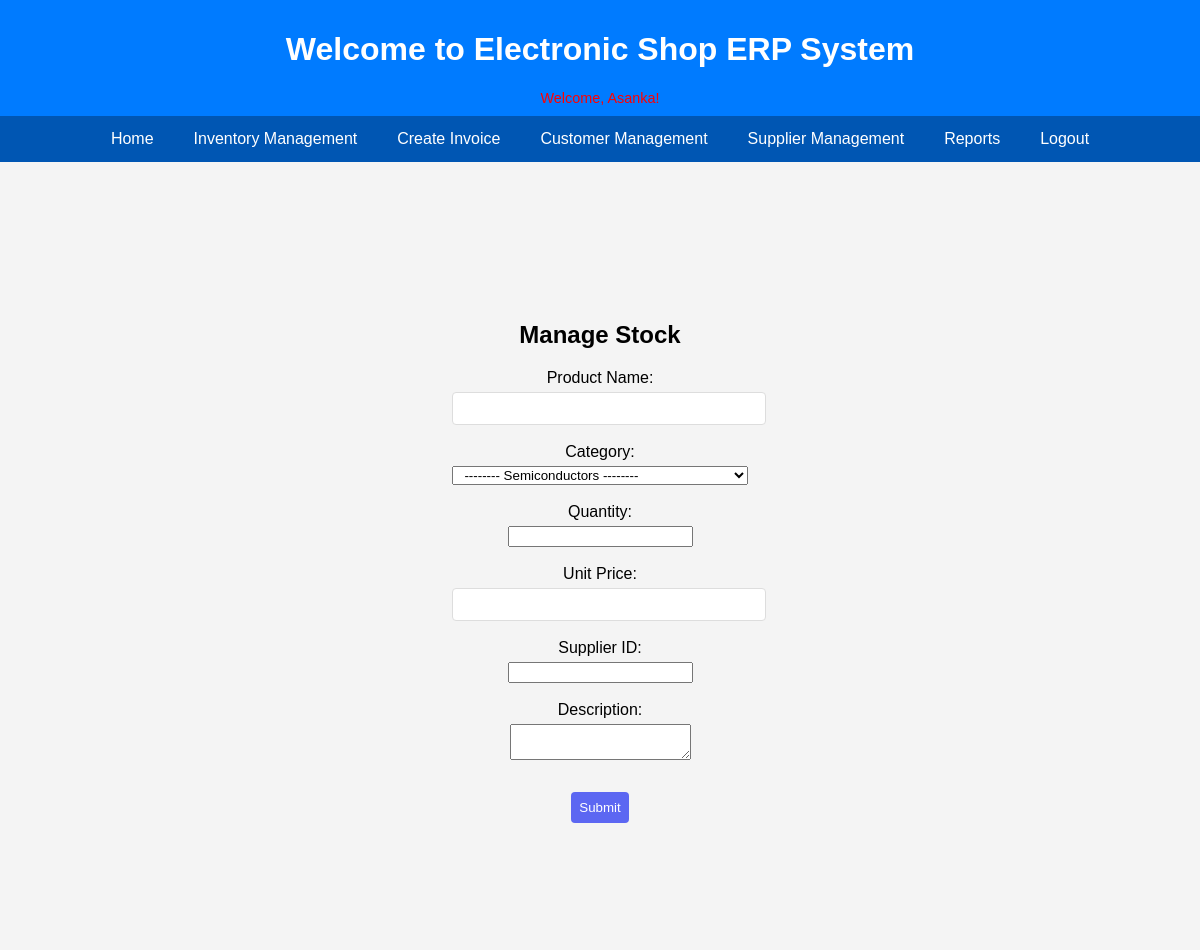
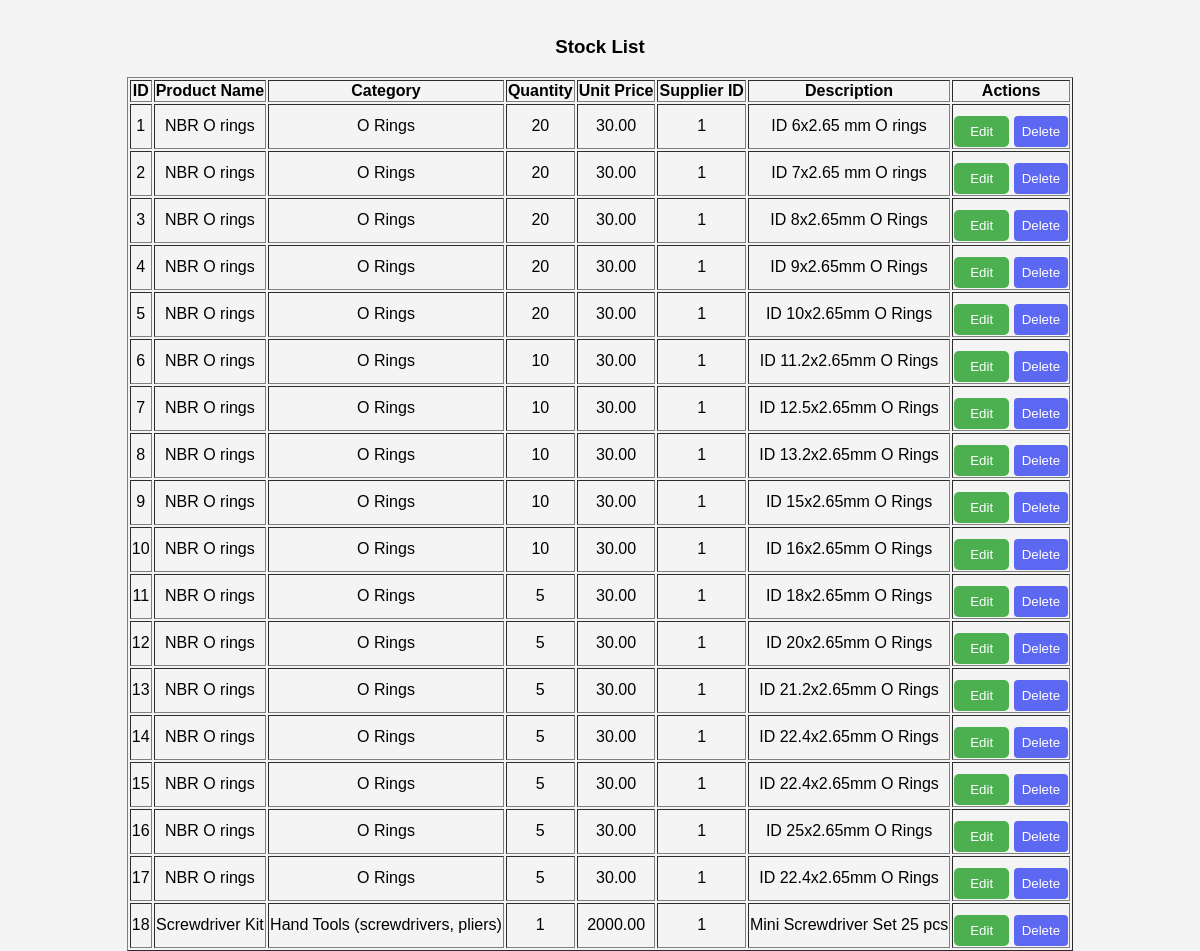
Screenshot of /manage_stock.php (signed in) with the database file from the repository (2 pictures, top to bottom).
### tables this page shows
CREATE TABLE IF NOT EXISTS `availablestock` (
  `product_id` int NOT NULL AUTO_INCREMENT,
  `product_name` varchar(255) NOT NULL,
  `category` varchar(100) DEFAULT NULL,
  `quantity` int DEFAULT '0',
  `unit_price` decimal(10,2) DEFAULT NULL,
  `supplier_id` int DEFAULT NULL,
  `reorder_level` int DEFAULT NULL,
  `reorder_quantity` int DEFAULT NULL,
  `description` varchar(255) DEFAULT NULL,
  `date_of_entry` timestamp NOT NULL DEFAULT CURRENT_TIMESTAMP,
  `last_restock_date` date DEFAULT NULL,
  PRIMARY KEY (`product_id`),
  KEY `supplier_id` (`supplier_id`)
);

### manage_stock.php (the view, shortened to what this page needs)
<?php
$host = 'localhost';
$username = 'root';
$password = '123';
$database = 'ElectronicsShop';
$conn = new mysqli($host, $username, $password, $database);
$sql = "SELECT * FROM availableStock";
$result = $conn->query($sql);
?>
<!DOCTYPE html>
<html lang="en">
<head>
    <link rel="stylesheet" href="styles.css">
    <header>
       <h1>Welcome to Electronic Shop ERP System</h1>
        <p>Welcome, <?php echo htmlspecialchars($_SESSION['username']); ?>!</p>
    </header>
    <nav>
        <ul>
            <li><a href="index.php">Home</a></li>
            <li><a href="manage_stock.php">Inventory Management</a></li>
            <li><a href="create_invoice.php">Create Invoice</a></li>
            <li><a href="customer_management.php">Customer Management</a></li>
            <li><a href="supplier_management.php">Supplier Management</a></li>
            <li><a href="reports.php">Reports</a></li>
            <li><a href="logout.php">Logout</a></li>
        </ul>
    </nav>
</head>
<body>
<div class="content">
<h2>Manage Stock</h2>
<form action="" method="post">
    <label for="product_name">Product Name:</label>
    <input type="text" id="product_name" name="product_name" required><br><br>
    <label for="category">Category:</label>
    <select name="category" id="category">
        <option value="Semiconductors"> <b>&nbsp;&nbsp;--------  Semiconductors  -------- </b></option>
      </select><br><br>
    <label for="quantity">Quantity:</label>
    <input type="number" id="quantity" name="quantity" required><br><br>
    <label for="unit_price">Unit Price:</label>
    <input type="text" id="unit_price" name="unit_price" required><br><br>
    <label for="supplier_id">Supplier ID:</label>
    <input type="number" id="supplier_id" name="supplier_id"><br><br>
    <label for="description">Description:</label>
    <textarea id="description" name="description" maxlength="255"></textarea><br><br>
    <input type="submit" value="Submit">
</form>
</div >
<br><br>
<br><br>
<div class="content">
<h3>Stock List</h3>
<table border="1">
    <tr>
        <th>ID</th>
        <th>Product Name</th>
        <th>Category</th>
        <th>Quantity</th>
        <th>Unit Price</th>
        <th>Supplier ID</th>
        <th>Description</th>
        <th>Actions</th>
    </tr>
    <?php
    while ($row = $result->fetch_assoc()) {
        echo "<tr>
                <td>{$row['product_id']}</td>
                <td>{$row['product_name']}</td>
                <td>{$row['category']}</td>
                <td>{$row['quantity']}</td>
                <td>{$row['unit_price']}</td>
                <td>{$row['supplier_id']}</td>
                <td>{$row['description']}</td>
                <td>
                    <button onclick=\"setFormForEdit('{$row['product_id']}', '{$row['product_name']}', '{$row['category']}', '{$row['quantity']}', '{$row['unit_price']}', '{$row['supplier_id']}', '{$row['description']}')\">Edit</button>
                    <form action='' method='post' style='display:inline'>
                        <input type='hidden' name='product_id' value='{$row['product_id']}'>
                        <input type='hidden' name='action' value='delete'>
                        <input type='submit' value='Delete'>
                    </form>
                </td>
              </tr>";
    }
    ?>
</div>
</body>
</html>

### styles.css (style rules this page uses)
body { margin: 0; padding: 0; font-family: Arial, sans-serif; background-color: #76c4f4; font-family: Arial, sans-serif; background-color: #f4f4f4; margin: 0; padding: 0; }
header { background-color: #007BFF; color: white; padding: 10px 20px; text-align: center; }
header p { margin: 5px 0 0; }
nav { background-color: #0056b3; overflow: hidden; }
nav ul { list-style-type: none; padding: 0; margin: 0; display: flex; justify-content: center; }
nav ul li { float: left; }
nav ul li a { display: block; color: white; text-align: center; padding: 14px 20px; text-decoration: none; }
button { padding: 8px 16px; background-color: #4CAF50; color: white; border: none; cursor: pointer; border-radius: 5px; }
label { display: block; margin-bottom: 5px; }
input[type="text"], input[type="password"], input[type="email"], input[type="submit"] { width: 100%; padding: 8px; border: 1px solid #ddd; border-radius: 4px; }
input[type="submit"] { background-color: #5C67F2; color: white; border: none; cursor: pointer; }
p { color: red; font-size: 0.9em; }
input[type="submit"] { width: auto; margin-top: 10px; }
.content { display: flex; flex-direction: column; align-items: center; justify-content: center; height: 100vh; text-align: center; }
a { color: #0056b3; text-decoration: none; }

### rows the page displays
availablestock: product_id "1", product_name "NBR O rings", category "O Rings", quantity "20", unit_price "30.00", supplier "1", description "ID 6x2.65 mm O rings"
availablestock: product_id "2", product_name "NBR O rings", category "O Rings", quantity "20", unit_price "30.00", supplier "1", description "ID 7x2.65 mm O rings"
availablestock: product_id "3", product_name "NBR O rings", category "O Rings", quantity "20", unit_price "30.00", supplier "1", description "ID 8x2.65mm O Rings"
availablestock: product_id "4", product_name "NBR O rings", category "O Rings", quantity "20", unit_price "30.00", supplier "1", description "ID 9x2.65mm O Rings"
availablestock: product_id "5", product_name "NBR O rings", category "O Rings", quantity "20", unit_price "30.00", supplier "1", description "ID 10x2.65mm O Rings"
availablestock: product_id "6", product_name "NBR O rings", category "O Rings", quantity "10", unit_price "30.00", supplier "1", description "ID 11.2x2.65mm O Rings"
availablestock: product_id "7", product_name "NBR O rings", category "O Rings", quantity "10", unit_price "30.00", supplier "1", description "ID 12.5x2.65mm O Rings"
availablestock: product_id "8", product_name "NBR O rings", category "O Rings", quantity "10", unit_price "30.00", supplier "1", description "ID 13.2x2.65mm O Rings"
availablestock: product_id "9", product_name "NBR O rings", category "O Rings", quantity "10", unit_price "30.00", supplier "1", description "ID 15x2.65mm O Rings"
availablestock: product_id "10", product_name "NBR O rings", category "O Rings", quantity "10", unit_price "30.00", supplier "1", description "ID 16x2.65mm O Rings"
availablestock: product_id "11", product_name "NBR O rings", category "O Rings", quantity "5", unit_price "30.00", supplier "1", description "ID 18x2.65mm O Rings"
availablestock: product_id "12", product_name "NBR O rings", category "O Rings", quantity "5", unit_price "30.00", supplier "1", description "ID 20x2.65mm O Rings"
availablestock: product_id "13", product_name "NBR O rings", category "O Rings", quantity "5", unit_price "30.00", supplier "1", description "ID 21.2x2.65mm O Rings"
availablestock: product_id "14", product_name "NBR O rings", category "O Rings", quantity "5", unit_price "30.00", supplier "1", description "ID 22.4x2.65mm O Rings"
availablestock: product_id "15", product_name "NBR O rings", category "O Rings", quantity "5", unit_price "30.00", supplier "1", description "ID 22.4x2.65mm O Rings"
availablestock: product_id "16", product_name "NBR O rings", category "O Rings", quantity "5", unit_price "30.00", supplier "1", description "ID 25x2.65mm O Rings"
availablestock: product_id "17", product_name "NBR O rings", category "O Rings", quantity "5", unit_price "30.00", supplier "1", description "ID 22.4x2.65mm O Rings"
availablestock: product_id "18", product_name "Screwdriver Kit", category "Hand Tools (screwdrivers, pliers)", quantity "1", unit_price "2000.00", supplier "1", description "Mini Screwdriver Set 25 pcs"

### other values shown
$_SESSION['username'] "Asanka"
